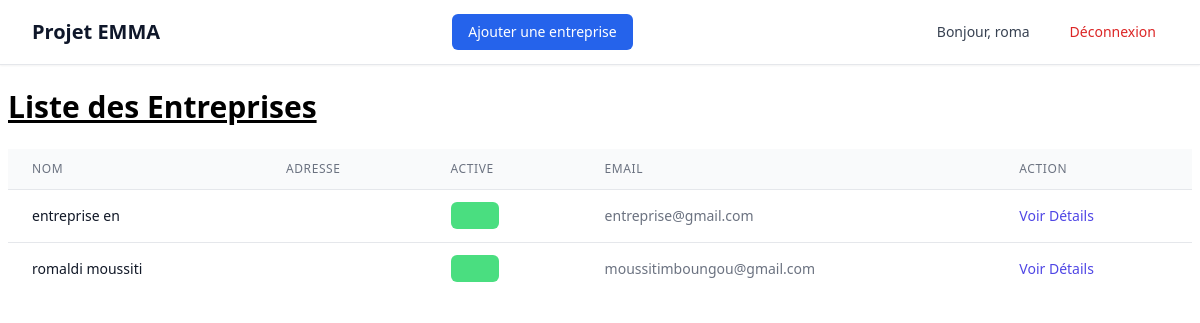
Page /dashboard/entreprises/ (signed in) on the committed database.
### core/models.py (models this page shows, shortened)
class Entreprise(models.Model):
    name = models.CharField(max_length=255)
    description = models.TextField()
    country = models.CharField(max_length=100)
    city = models.CharField(max_length=100)
    created_at = models.DateTimeField(auto_now_add=True)
    updated_at = models.DateTimeField(auto_now=True)
    email = models.EmailField()
    is_active = models.BooleanField(default=True)
    user = models.ForeignKey(User, on_delete=models.CASCADE, related_name='entreprises')

### core/views.py (the view)
# urls.py: path('dashboard/entreprises/', views.entreprise_list, name='entreprise_list'),
@login_required
def entreprise_list(request):
    context = {
        'entreprises': Entreprise.objects.filter(user=request.user).prefetch_related('adresses', 'contacts', 'contenus')
    }
    return render(request, 'core/private_view/entreprise_list.html', context)

### core/templates/core/private_view/entreprise_list.html
{% extends "core/private_view/base.html" %}
{% block content %}
<div class="flex flex-col gap-6">
    <h1 class="text-3xl font-bold underline">
        Liste des Entreprises
    </h1>
    <div class="overflow-x-scroll">
        <table class="min-w-full divide-y divide-gray-200 rounded-md ">
            <thead class="bg-gray-50 ">
                <tr>
                    <th scope="col" class="px-6 py-3 text-left text-xs font-medium text-gray-500 uppercase tracking-wider">Nom</th>
                    <th scope="col" class="px-6 py-3 text-left text-xs font-medium text-gray-500 uppercase tracking-wider">Adresse</th>
                    <th scope="col" class="px-6 py-3 text-left text-xs font-medium text-gray-500 uppercase tracking-wider">Active</th>
                    <th scope="col" class="px-6 py-3 text-left text-xs font-medium text-gray-500 uppercase tracking-wider">Email</th>
                    <th scope="col" class="px-6 py-3 text-left text-xs font-medium text-gray-500 uppercase tracking-wider">Action</th>
                </tr>
            </thead>
            <tbody class="bg-white divide-y divide-gray-200">
                {% for entreprise in entreprises %}
                <tr>
                    <td class="px-6 py-4 whitespace-nowrap text-sm font-medium text-gray-900">{{ entreprise.name }}</td>
                    <td class="px-6 py-4 whitespace-nowrap text-sm text-gray-500">{{ entreprise.adresse }}</td>
                    <td class="px-6 py-4 whitespace-nowrap text-sm text-gray-500">
                        <span class="px-6 py-1 rounded-md
                        {% if entreprise.is_active %}
                            bg-green-400
                        {% else %}
                            bg-red-400
                        {% endif %}
                        "></span>
                    </td>
                    <td class="px-6 py-4 whitespace-nowrap text-sm text-gray-500">{{ entreprise.email }}</td>
                    <td class="px-6 py-4 whitespace-nowrap text-sm font-medium">
                        <a href="{% url 'core:entreprise_detail' entreprise.id %}" class="text-indigo-600 hover:text-indigo-900">Voir Détails</a>
                    </td>
                </tr>
                {% empty %}
                <tr>
                    <td colspan="4" class="px-6 py-4 whitespace-nowrap text-sm text-gray-500">Aucune entreprise trouvée.</td>
                </tr>
                {% endfor %}
            </tbody>
        </table>
    </div>
</div>
{% endblock %}

### core/templates/core/private_view/nav.html (shortened to what this page needs)
{% load static %}
    <nav class="bg-white shadow-sm border-b border-gray-200 sticky top-0 z-50"
    x-data="{
        mobileMenuOpen: false,
        slideOverOpenReabonnement: false,
    }">
        <div class="max-w-7xl mx-auto px-4 sm:px-6 lg:px-8">
            <div class="flex justify-between items-center h-16">
                <div class="flex-shrink-0 flex items-center">
                    {% block navbar_logo %}
                    <div class="flex items-center">
                        <span class="font-bold text-xl text-slate-900 font-poppins">
                            {% block site_name %}Projet EMMA{% endblock %}
                        </span>
                    </div>
                    {% endblock %}
                </div>
                <div>
                    <button @click="slideOverOpenReabonnement=true" class="text-sm text-white bg-blue-600 hover:bg-blue-700 px-4 py-2
                    rounded-md font-medium transition-colors "
                    hx-get="{% url 'core:entreprise_create' %}" hx-target="#ReabonnementCard"
                    >
                        Ajouter une entreprise
                    </button>
                </div>
                <div class="hidden md:flex items-center space-x-4">
                    {% block navbar_actions %}
                    {% if user.is_authenticated %}
                    <span class="text-gray-700 px-3 py-2 text-sm font-medium">Bonjour, {{ user.username }}</span>
                    <form method="post" action="#" class="inline">
                        <button type="submit" class="text-red-600 hover:text-red-700 px-3 py-2 text-sm font-medium transition-colors">
                            Déconnexion
                        </button>
                    </form>
                    {% endif %}
                    {% endblock %}
                </div>
            </div>
        </div>
    </nav>

### rows in the picture
Entreprise: name "entreprise en", is_active True (drawn), email "entreprise@gmail.com"
Entreprise: name "romaldi moussiti", is_active True (drawn), email "moussitimboungou@gmail.com"

### other values in the picture
{{ user.username }} "roma"
